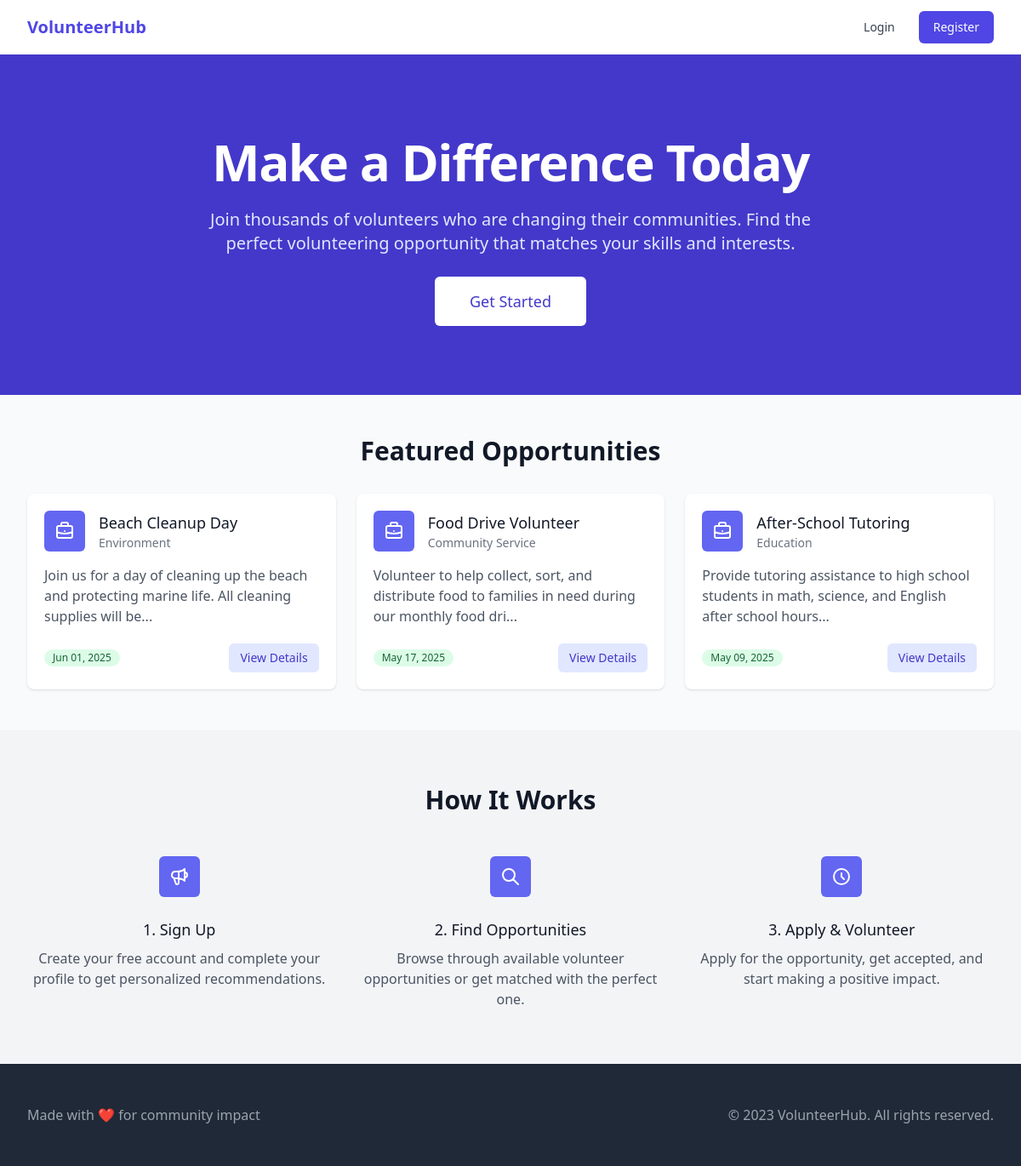
The page / on the database its author committed.
### tables this page shows
CREATE TABLE IF NOT EXISTS volunteer_activities (
    id INT AUTO_INCREMENT PRIMARY KEY,
    owner_id INT NOT NULL,
    title VARCHAR(255) NOT NULL,
    category VARCHAR(50) NOT NULL,
    location VARCHAR(255) NOT NULL,
    event_date DATE NOT NULL,
    application_deadline DATE NOT NULL,
    required_skills TEXT,
    description TEXT NOT NULL,
    is_featured TINYINT(1) DEFAULT 0,
    created_at TIMESTAMP DEFAULT CURRENT_TIMESTAMP,
    FOREIGN KEY (owner_id) REFERENCES owners(owner_id) ON DELETE CASCADE
);

### public/index.php (the view, shortened to what this page needs)
<?php
$featured = $conn->query("SELECT * FROM volunteer_activities WHERE is_featured = 1 LIMIT 6");
?>
<!DOCTYPE html>
<html lang="en">
<head>
    <script src="https://cdn.tailwindcss.com"></script>
</head>
<body class="bg-gray-50">
    <nav class="bg-white shadow-md">
        <div class="max-w-7xl mx-auto px-4 sm:px-6 lg:px-8">
            <div class="flex justify-between h-16">
                <div class="flex">
                    <div class="flex-shrink-0 flex items-center">
                        <h1 class="text-xl font-bold text-indigo-600">VolunteerHub</h1>
                    </div>
                </div>
                <div class="flex items-center">
                    <?php if(isset($_SESSION['user_id'])): ?>
                        <a href="../dashboard/user" class="text-gray-700 hover:text-indigo-600 px-3 py-2 rounded-md text-sm font-medium">Dashboard</a>
                        <a href="../auth/logout.php" class="ml-4 px-4 py-2 border border-transparent rounded-md shadow-sm text-sm font-medium text-white bg-indigo-600 hover:bg-indigo-700">Logout</a>
                    <?php else: ?>
                        <a href="../auth/login.php" class="text-gray-700 hover:text-indigo-600 px-3 py-2 rounded-md text-sm font-medium">Login</a>
                        <a href="../auth/register.php" class="ml-4 px-4 py-2 border border-transparent rounded-md shadow-sm text-sm font-medium text-white bg-indigo-600 hover:bg-indigo-700">Register</a>
                    <?php endif; ?>
                </div>
            </div>
        </div>
    </nav>
    <div class="bg-indigo-700">
        <div class="max-w-7xl mx-auto py-16 px-4 sm:py-24 sm:px-6 lg:px-8 text-center">
            <h1 class="text-4xl font-extrabold tracking-tight text-white sm:text-5xl lg:text-6xl">Make a Difference Today</h1>
            <p class="mt-6 text-xl text-indigo-100 max-w-3xl mx-auto">Join thousands of volunteers who are changing their communities. Find the perfect volunteering opportunity that matches your skills and interests.</p>
            <div class="mt-10">
                <a href="../auth/register.php" class="px-8 py-3 border border-transparent text-base font-medium rounded-md text-indigo-700 bg-white hover:bg-indigo-50 md:py-4 md:text-lg md:px-10">Get Started</a>
            </div>
        </div>
    </div>
    <div class="max-w-7xl mx-auto px-4 sm:px-6 lg:px-8 py-12">
        <h2 class="text-3xl font-extrabold text-gray-900 text-center mb-8">Featured Opportunities</h2>
        <div class="grid grid-cols-1 sm:grid-cols-2 lg:grid-cols-3 gap-6">
            <?php if($featured && $featured->num_rows > 0): ?>
                <?php while($activity = $featured->fetch_assoc()): ?>
                    <div class="bg-white overflow-hidden shadow rounded-lg">
                        <div class="p-5">
                            <div class="flex items-center">
                                <div class="flex-shrink-0">
                                    <span class="inline-flex items-center justify-center h-12 w-12 rounded-md bg-indigo-500 text-white">
                                    </span>
                                </div>
                                <div class="ml-4">
                                    <h3 class="text-lg font-medium text-gray-900"><?php echo htmlspecialchars($activity['title']); ?></h3>
                                    <p class="text-sm text-gray-500"><?php echo htmlspecialchars($activity['category']); ?></p>
                                </div>
                            </div>
                            <div class="mt-4">
                                <p class="text-gray-600"><?php echo substr(htmlspecialchars($activity['description']), 0, 100) . '...'; ?></p>
                            </div>
                            <div class="mt-5 flex justify-between items-center">
                                <span class="inline-flex items-center px-2.5 py-0.5 rounded-full text-xs font-medium bg-green-100 text-green-800">
                                    <?php echo date('M d, Y', strtotime($activity['event_date'])); ?>
                                </span>
                                <a href="../public/activity.php?id=<?php echo $activity['id']; ?>" class="inline-flex items-center px-3 py-2 border border-transparent text-sm leading-4 font-medium rounded-md text-indigo-700 bg-indigo-100 hover:bg-indigo-200">
                                    View Details
                                </a>
                            </div>
                        </div>
                    </div>
                <?php endwhile; ?>
            <?php else: ?>
                <div class="col-span-3 text-center py-10">
                    <p class="text-gray-500">No featured volunteer activities available at the moment.</p>
                </div>
            <?php endif; ?>
        </div>
    </div>
    <div class="bg-gray-100">
        <div class="max-w-7xl mx-auto px-4 sm:px-6 lg:px-8 py-16">
            <h2 class="text-3xl font-extrabold text-gray-900 text-center mb-12">How It Works</h2>
            <div class="grid grid-cols-1 md:grid-cols-3 gap-8">
                <div class="text-center">
                    <div class="mx-auto flex items-center justify-center h-12 w-12 rounded-md bg-indigo-500 text-white">
                    </div>
                    <h3 class="mt-6 text-lg font-medium text-gray-900">1. Sign Up</h3>
                    <p class="mt-2 text-base text-gray-600">Create your free account and complete your profile to get personalized recommendations.</p>
                </div>
                <div class="text-center">
                    <div class="mx-auto flex items-center justify-center h-12 w-12 rounded-md bg-indigo-500 text-white">
                        <svg xmlns="http://www.w3.org/2000/svg" class="h-6 w-6" fill="none" viewBox="0 0 24 24" stroke="currentColor">
                            <path stroke-linecap="round" stroke-linejoin="round" stroke-width="2" d="M21 21l-6-6m2-5a7 7 0 11-14 0 7 7 0 0114 0z" />
                        </svg>
                    </div>
                    <h3 class="mt-6 text-lg font-medium text-gray-900">2. Find Opportunities</h3>
                    <p class="mt-2 text-base text-gray-600">Browse through available volunteer opportunities or get matched with the perfect one.</p>
                </div>
                <div class="text-center">
                    <div class="mx-auto flex items-center justify-center h-12 w-12 rounded-md bg-indigo-500 text-white">
                        <svg xmlns="http://www.w3.org/2000/svg" class="h-6 w-6" fill="none" viewBox="0 0 24 24" stroke="currentColor">
                            <path stroke-linecap="round" stroke-linejoin="round" stroke-width="2" d="M12 8v4l3 3m6-3a9 9 0 11-18 0 9 9 0 0118 0z" />
                        </svg>
                    </div>
                    <h3 class="mt-6 text-lg font-medium text-gray-900">3. Apply & Volunteer</h3>
                    <p class="mt-2 text-base text-gray-600">Apply for the opportunity, get accepted, and start making a positive impact.</p>
                </div>
            </div>
        </div>
    </div>
    <footer class="bg-gray-800">
        <div class="max-w-7xl mx-auto py-12 px-4 sm:px-6 lg:px-8">
            <div class="md:flex md:items-center md:justify-between">
                <div class="flex justify-center md:order-2">
                    <p class="text-center text-gray-400">&copy; 2023 VolunteerHub. All rights reserved.</p>
                </div>
                <div class="mt-8 md:mt-0 md:order-1">
                    <p class="text-center text-base text-gray-400">Made with ❤️ for community impact</p>
                </div>
            </div>
        </div>
    </footer>
</body>
</html>

### rows shown on the page
volunteer_activities: title "Beach Cleanup Day", category "Environment", description "Join us for a day of cleaning up the beach and protecting marine life. All cleaning supplies will be", event_date "Jun 01, 2025"
volunteer_activities: title "Food Drive Volunteer", category "Community Service", description "Volunteer to help collect, sort, and distribute food to families in need during our monthly food dri", event_date "May 17, 2025"
volunteer_activities: title "After-School Tutoring", category "Education", description "Provide tutoring assistance to high school students in math, science, and English after school hours", event_date "May 09, 2025"
